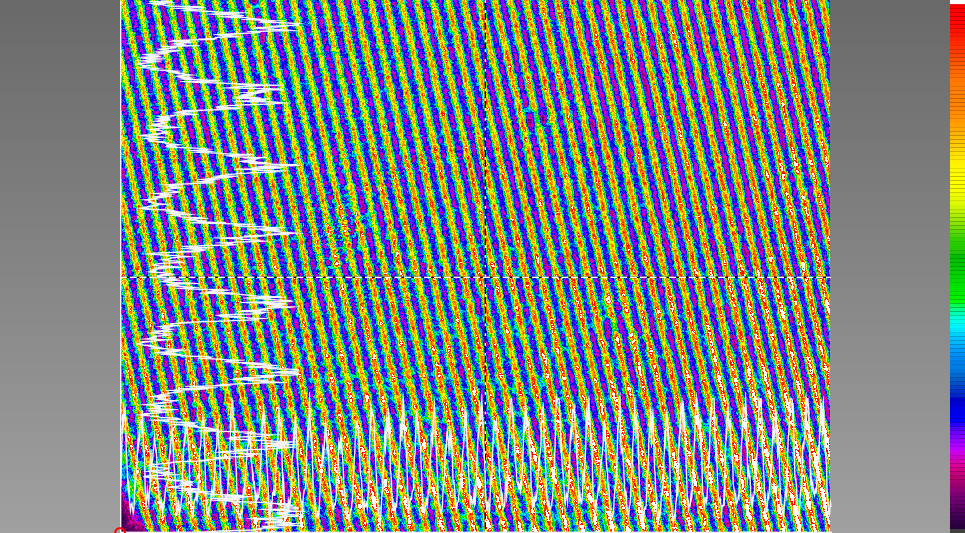
#> input picture codes/hologram.bmp, 965 x 533 px
$ jupyter execute reconstruction.ipynb
#> lines starting #> are read from the running program, lines starting #| are printed output that depends on the picture
[cell 1]
import numpy as np
import cv2 as cv
import matplotlib.pyplot as plt

[cell 2]
lam = 633e-9
k = 2*np.pi/lam
dx = 4.65e-6
dy = dx

[cell 3]
Hologram = cv.imread('hologram.bmp')
#> Hologram is the input picture: shape (533, 965, 3); mean B, G, R 129.1, 133.9, 127.5
Background = cv.imread('background.bmp')
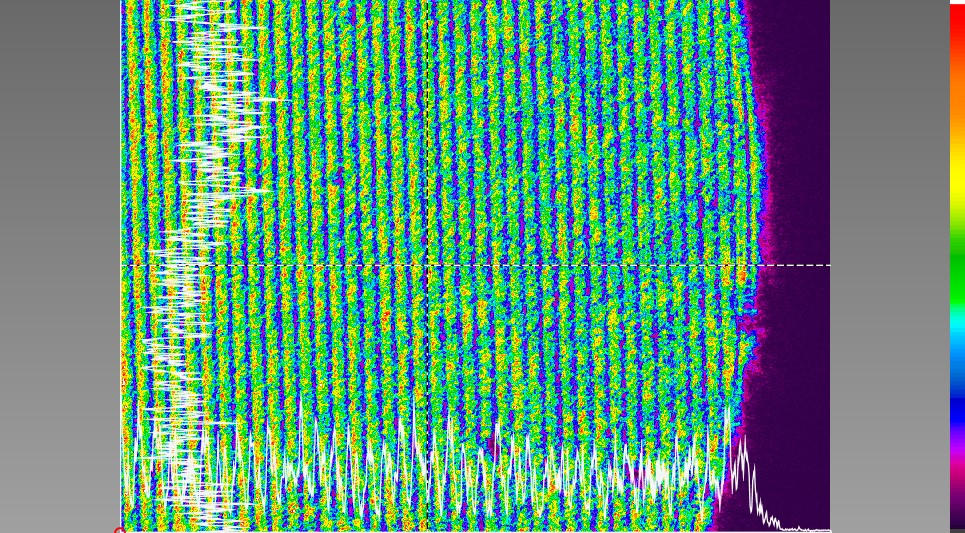
#> input picture codes/background.bmp, 965 x 533 px
#> Background is the input picture: shape (533, 965, 3); mean B, G, R 121.1, 146.4, 97.1
Hologram = cv.cvtColor(Hologram, cv.COLOR_BGR2GRAY)
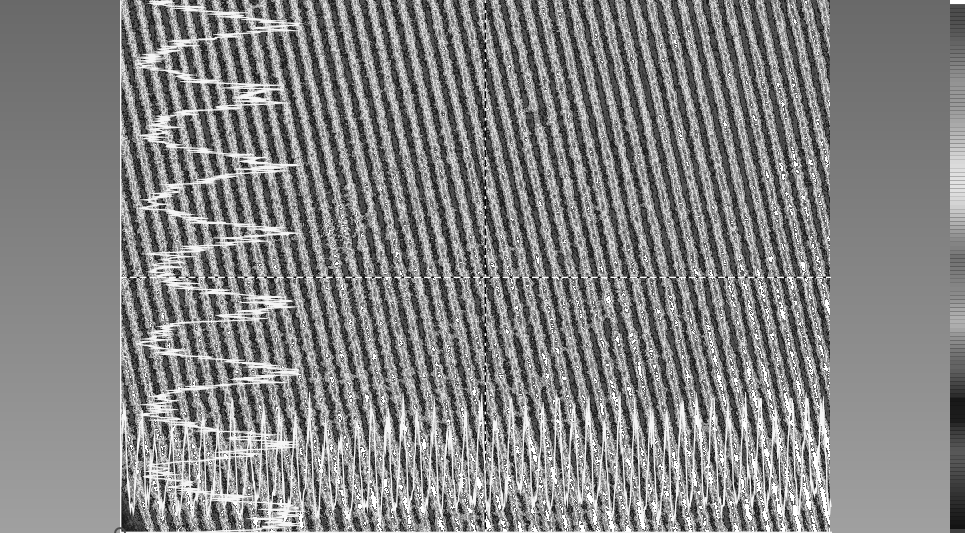
#> Hologram: shape (533, 965); min 0, max 255, mean 131.5
Background = cv.cvtColor(Background, cv.COLOR_BGR2GRAY)
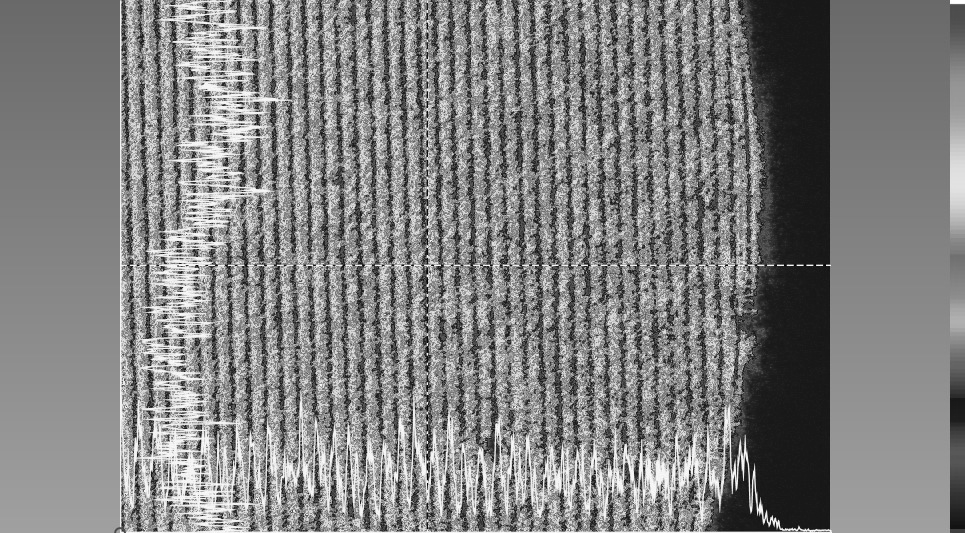
#> Background: shape (533, 965); min 1, max 255, mean 128.7

[cell 4]
plt.imshow(Hologram)
plt.show()

[cell 5]
plt.imshow(Background)
plt.show()

[cell 6]
Uh = Hologram - Background
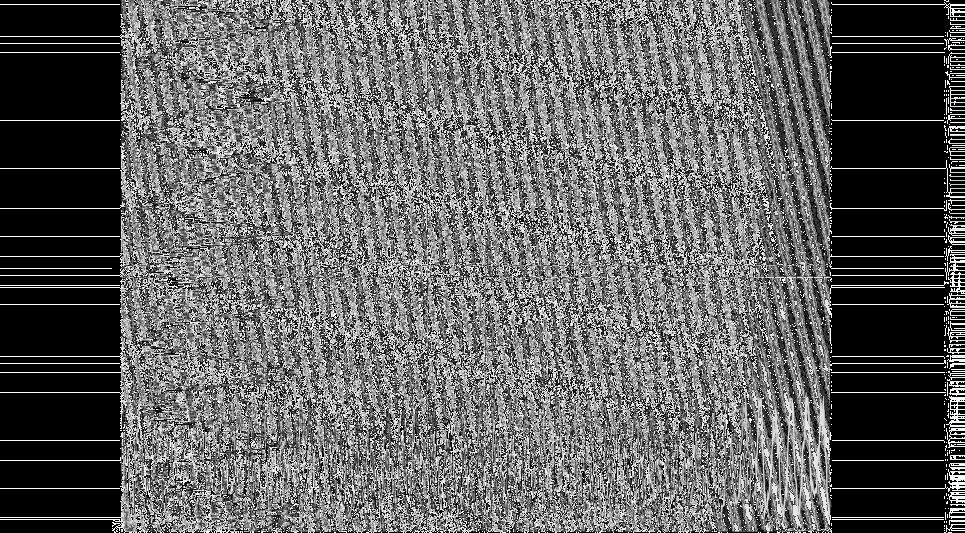
#> Uh: shape (533, 965); min 0, max 255, mean 98.5
(Ny,Nx) = np.shape(Uh)
#> Ny = 533; Nx = 965
[II,JJ] = np.meshgrid(Nx-1,Ny-1)
#> II = [964]; JJ = [532]
X = (II - (Nx - 1)/2)*dx
#> X = [0.00224]
Y = (JJ - (Ny - 1)/2)*dy
#> Y = [0.00124]
kx = 2*np.pi/dx*(II - (Nx - 1)/2)/Nx
#> kx = [674911.2]
ky = 2*np.pi/dy*(JJ - (Ny - 1)/2)/Ny
#> ky = [674343.8]

[cell 7]
#The reconstruction distance from the imager
z = 27.9e-3
#The physical distance from the source to imager
L = 71.0e-3

[cell 8]
R = np.exp(-1j*k*np.sqrt(L**2+X**2+Y**2))/np.sqrt(L**2+X**2+Y**2)
T = np.fft.fftshift(np.exp(1j*z*np.sqrt(k**2-kx**2-ky**2)))
K = np.fft.ifft2(np.fft.fft2(Uh*R)*T)

[cell 9]
K.shape
#> Out = (533, 965)

[cell 10]
fig = plt.figure(figsize=(12, 12))
ax = fig.add_subplot(1,2,1)
ax.title.set_text('amplitude of the reconstructed object wave')
ax.set_xticks([])
ax.set_yticks([])
plt.imshow(abs(K))

ax2 = fig.add_subplot(1,2,2)
ax2.title.set_text('phase of the reconstructed object wave')
ax2.set_xticks([])
ax2.set_yticks([])
plt.imshow(np.angle(K))
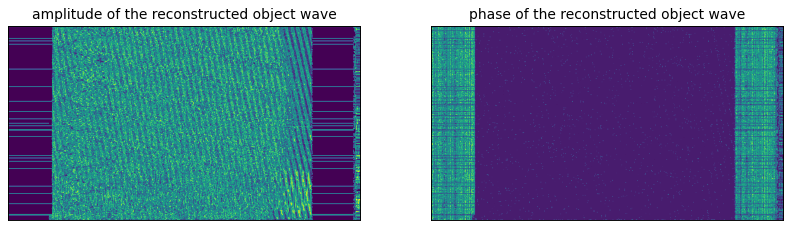
#> figure drawn by matplotlib, 2 panels
